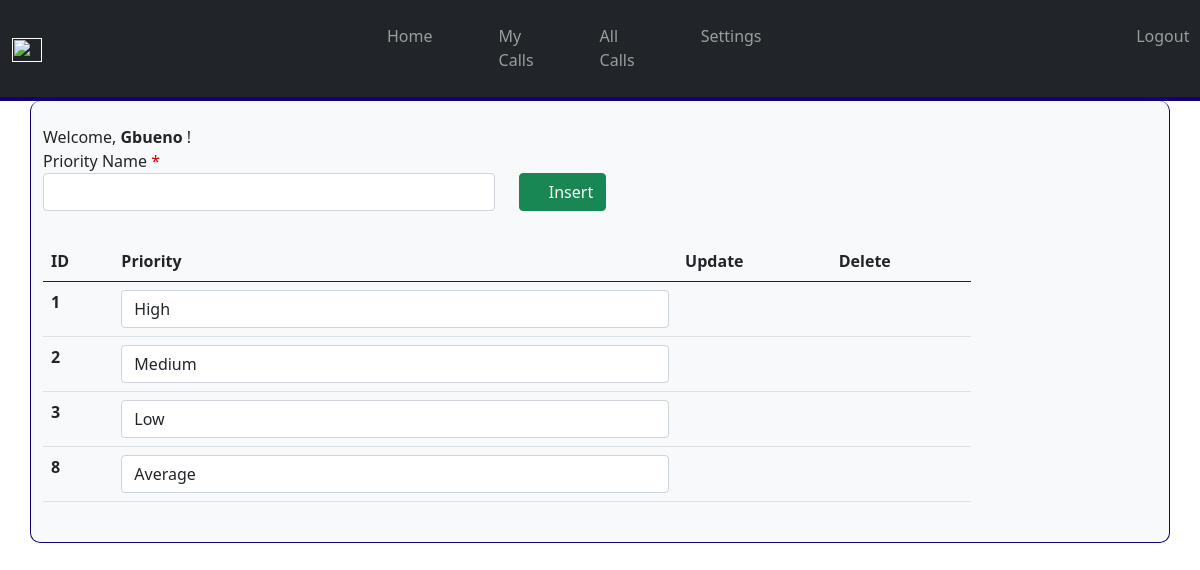
Page /priorities/list (signed in) on the committed database.
### priorities/models.py (models this page shows)
class Priority(models.Model):
    priorityName = models.CharField(max_length=30,null=False,blank=False)

### priorities/views.py (the view)
# urls.py: path('priorities/list', priorities_list_view, name='priorities'),
def priorities_list_view(request,*args,**kwargs):
    priorities = {"priorities": Priority.objects.all() }
    return render(request,'priorities/list.html',priorities)

### templates/priorities/list.html (shortened to what this page needs)
{% extends 'base.html' %}
{% block content %}
<div class="col-md-10">
    <form  action="/priorities/create" method="POST" class="row g-4 "> {% csrf_token %}
        <div class="col-md-6">
            <div class="form-group">
                <label class="control-label">Priority Name <span class="required">*</span></label>
                <input type="text" required class="form-control" name="priorityName" id="priorityName">
            </div>
        </div>
        <div class="col-md-3">
            <div class="form-group">
                <br> <button class="btn btn-success"><i class="fa fa-save"></i> Insert</button>
            </div>
        </div>
    </form>
    <table class="table table-hover ">
        <thead>
            <tr>
                <th scope="col">ID</th>
                <th scope="col">Priority</th>
                <th scope="col">Update</th>
                <th scope="col">Delete</th>
            </tr>
        </thead>
        <tbody>
            {% for priority in priorities %}
            <tr>
                <form action="{% url 'prioritiesupdate' priority.id %}" method="POST" class="row g-4 "> {% csrf_token %}
                    <th scope="row">{{priority.id}}</th>
                    <td><input type="text" class="form-control" name="priorityName" value="{{priority.priorityName}}">
                    </td>
                    <td><button class="btn" type="submit" name="updatepriority"><i class="fa fa-save"></i></button></td>
                    <td><a class="btn "  href="{% url 'prioritiesdelete' id=priority.id %}"><i
                                class="fa fa-times"></i></a></td>
                </form>
            </tr>
            {% endfor %}
        </tbody>
    </table>
</div>
{% endblock content %}

### templates/base.html (shortened to what this page needs)
<!DOCTYPE html>
<html lang="en">
<head>
</head>
<body>
    {% load static %}
    <link rel="stylesheet" href="{% static 'css/bootstrap.css' %}">
    <link rel="stylesheet" href="{% static 'fontawesome/css/all.css' %}">
    {% include 'menu.html' %}
    <div class="container bg-light">
        {% if user.is_authenticated %}
        Welcome, <strong>{{ user.username.capitalize }}</strong> !
        {% endif %}
        {% block content %}
        {% endblock content %}
    </div>
</body>
</html>

### templates/base.html (style rules this page uses)
.container { padding: 2% 14%; border-bottom: 1px solid rgb(22, 0, 121); border-left: 1px solid rgb(22, 0, 121); border-right: 1px solid rgb(22, 0, 121); border-radius: 10px; }
.required { color: rgb(209, 0, 0); }

### rows in the picture
Priority: id "1", priorityName "High"
Priority: id "2", priorityName "Medium"
Priority: id "3", priorityName "Low"
Priority: id "8", priorityName "Average"

### other values in the picture
{{ user.username.capitalize }} "Gbueno"
